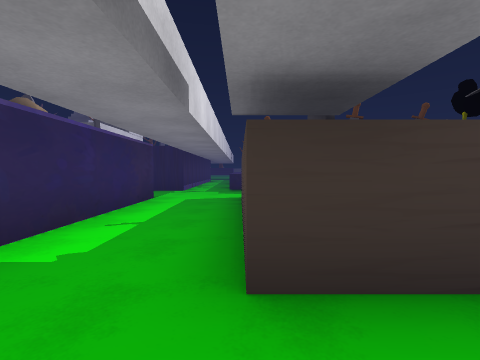
[1] (above)

16 first-person views from a walk through a scene from a Unity 3-D project. The camera is 1.3 m above the floor, tilts 2° down and sees 85° across. The floor is counted in squares, 2 m on a side. Each view is taken from the middle of a square. On the plan, view 1 faces up. The plan holds only what a view shows up to about 9 squares ahead; the rest is blank. The place goes on beyond the plan. The player is left out. Door leaves are left out, so doorways stand open. Some surface patterns are stand-ins.

[2]
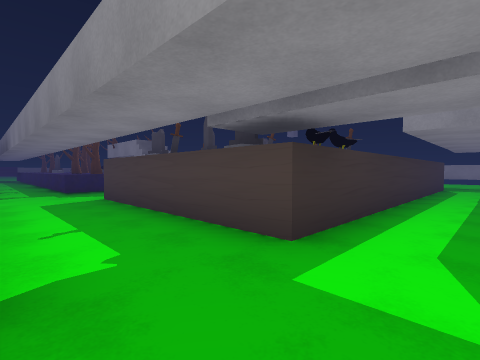

[3]
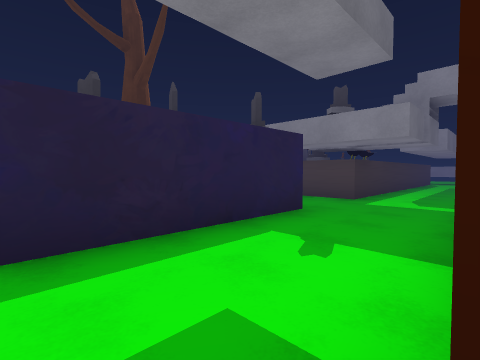

[4]
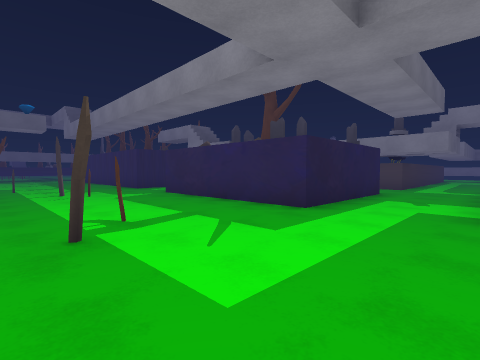

[5]
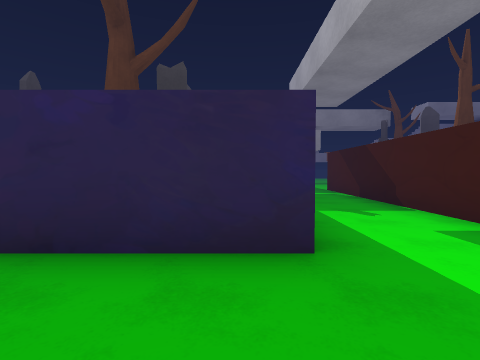

[6]
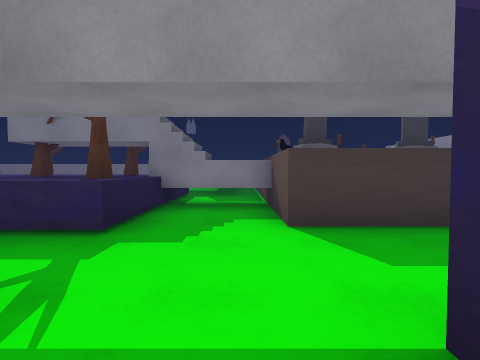

[7]
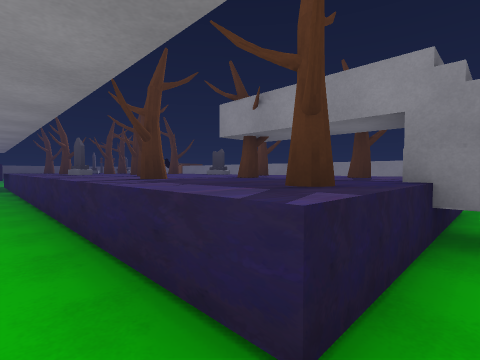

[8]
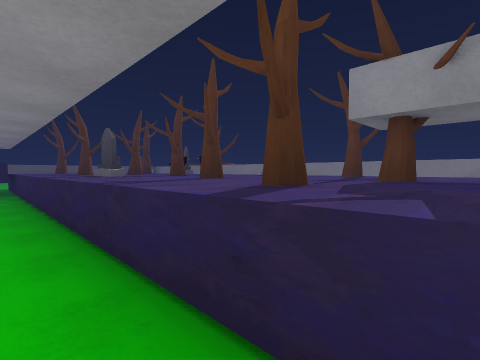

[9]
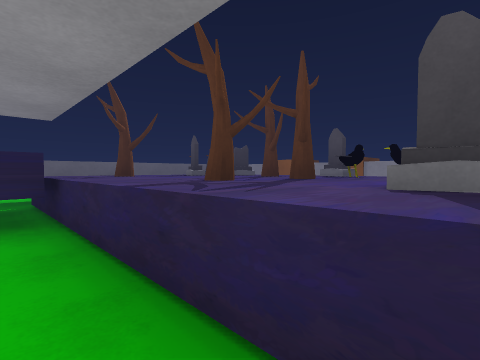

[10]
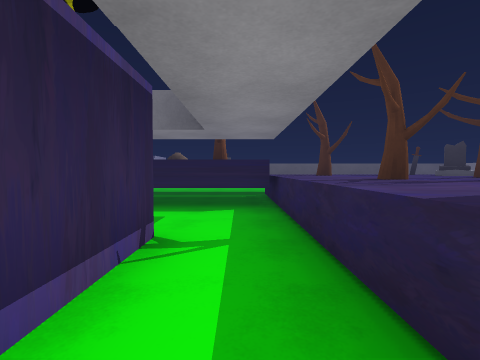

[11]
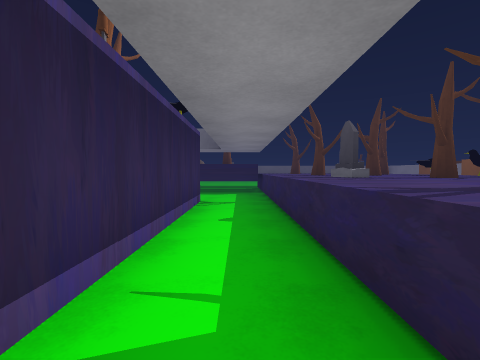

[12]
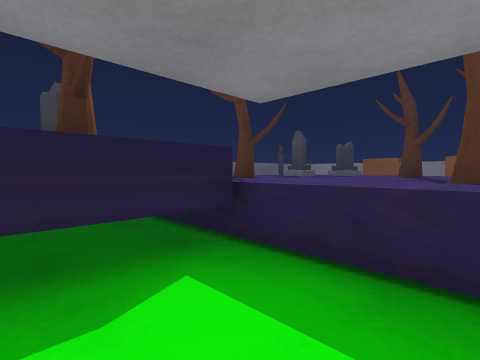

[13]
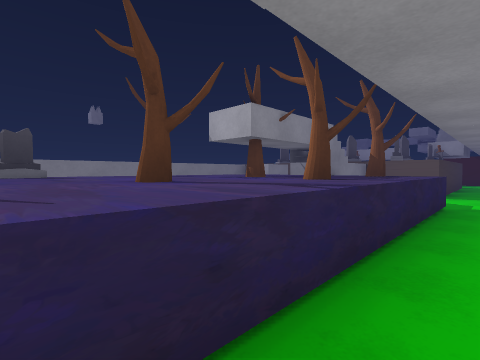

[14]
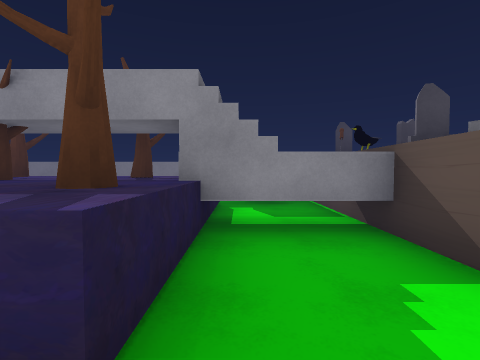

[15]
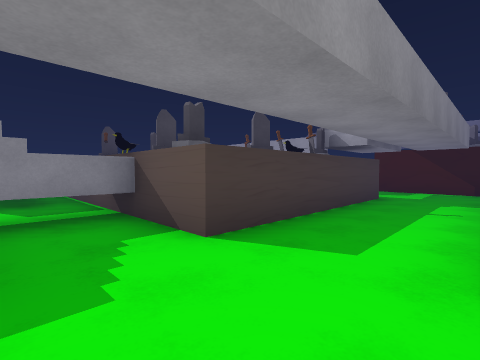

[16]
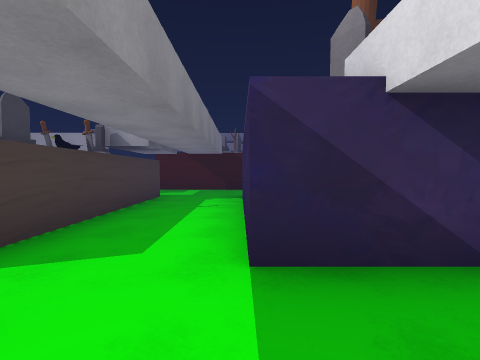

### Floor plan
Key: @ floor where view 1 was taken; # wall or solid block; . floor; ^ raised ledge; T tree; O other object.
Columns run from 10 left of view 1 to 10 right of it. Each row starts with its distance up from view 1.
 21           ######
 20          O^TOO #
 19        ##T^^^O^#
 18         ..^^^T^#
 17         ..^TTOO#
 16         #.^^^^O#
 15          .^OTT #
 14         #.^^^^O#
 13         #.^T^^O#
 12         #.^^^TT#
 11          .^TT^^#
 10  ..      .^^^T^#
  9  #.    ##.^T^T^#
  8 .....   ....####
  7 .....  .....###
  6 ....#####.####OO
  5 ....#   #.### OO
  4 ....#   #.#O
  3 ....###O#.#OO
  2 ....#####.##OO#^^^^^
  1 ....................#
  0 ..........@.......
 -1 .....#######
 -2       #

Where each view was taken, in squares from view 1:
view 1: 0 up, 0 right, facing up
view 2: 0 up, 2 left, facing up-right
view 3: 1 down, 6 left, facing up-right
view 4: 1 down, 10 left, facing up-right
view 5: 2 up, 8 left, facing right
view 6: 7 up, 3 left, facing right
view 7: 8 up, 1 left, facing up-right
view 8: 10 up, 1 left, facing up-right
view 9: 15 up, 1 left, facing up-right
view 10: 14 up, 1 left, facing up
view 11: 11 up, 1 left, facing up
view 12: 17 up, 2 left, facing up-right
view 13: 14 up, 1 left, facing down-right
view 14: 8 up, 1 left, facing right
view 15: 8 up, 2 left, facing down-right
view 16: 8 up, 2 left, facing down
